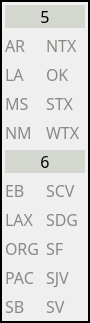
         <widget class="QFrame" name="frame_9">
          <property name="sizePolicy">
           <sizepolicy hsizetype="MinimumExpanding" vsizetype="Preferred">
            <horstretch>0</horstretch>
            <verstretch>0</verstretch>
           </sizepolicy>
          </property>
          <property name="minimumSize">
           <size>
            <width>90</width>
            <height>0</height>
           </size>
          </property>
          <property name="maximumSize">
           <size>
            <width>81</width>
            <height>16777215</height>
           </size>
          </property>
          <property name="font">
           <font>
            <family>Monospace</family>
            <pointsize>12</pointsize>
           </font>
          </property>
          <property name="frameShape">
           <enum>QFrame::WinPanel</enum>
          </property>
          <property name="frameShadow">
           <enum>QFrame::Plain</enum>
          </property>
          <layout class="QFormLayout" name="formLayout_2">
           <property name="leftMargin">
            <number>3</number>
           </property>
           <property name="topMargin">
            <number>3</number>
           </property>
           <property name="rightMargin">
            <number>3</number>
           </property>
           <property name="bottomMargin">
            <number>3</number>
           </property>
           <item row="0" column="0" colspan="2">
            <widget class="QLabel" name="label_20">
             <property name="font">
              <font>
               <family>JetBrains Mono</family>
               <pointsize>12</pointsize>
               <bold>false</bold>
              </font>
             </property>
             <property name="styleSheet">
              <string notr="true">background-color: rgb(211, 215, 207);
color: rgb(0, 0, 0);</string>
             </property>
             <property name="text">
              <string>5</string>
             </property>
             <property name="alignment">
              <set>Qt::AlignCenter</set>
             </property>
            </widget>
           </item>
           <item row="1" column="0">
            <widget class="QLabel" name="Section_AR">
             <property name="font">
              <font>
               <family>JetBrains Mono</family>
               <pointsize>12</pointsize>
               <bold>false</bold>
              </font>
             </property>
             <property name="styleSheet">
              <string notr="true">color: rgb(136, 138, 133);</string>
             </property>
             <property name="text">
              <string>AR</string>
             </property>
            </widget>
           </item>
           <item row="1" column="1">
            <widget class="QLabel" name="Section_NTX">
             <property name="font">
              <font>
               <family>JetBrains Mono</family>
               <pointsize>12</pointsize>
               <bold>false</bold>
              </font>
             </property>
             <property name="styleSheet">
              <string notr="true">color: rgb(136, 138, 133);</string>
             </property>
             <property name="text">
              <string>NTX</string>
             </property>
            </widget>
           </item>
           <item row="2" column="0">
            <widget class="QLabel" name="Section_LA">
             <property name="font">
              <font>
               <family>JetBrains Mono</family>
               <pointsize>12</pointsize>
               <bold>false</bold>
              </font>
             </property>
             <property name="styleSheet">
              <string notr="true">color: rgb(136, 138, 133);</string>
             </property>
             <property name="text">
              <string>LA</string>
             </property>
            </widget>
           </item>
           <item row="2" column="1">
            <widget class="QLabel" name="Section_OK">
             <property name="font">
              <font>
               <family>JetBrains Mono</family>
               <pointsize>12</pointsize>
               <bold>false</bold>
              </font>
             </property>
             <property name="styleSheet">
              <string notr="true">color: rgb(136, 138, 133);</string>
             </property>
             <property name="text">
              <string>OK</string>
             </property>
            </widget>
           </item>
           <item row="3" column="0">
            <widget class="QLabel" name="Section_MS">
             <property name="font">
              <font>
               <family>JetBrains Mono</family>
               <pointsize>12</pointsize>
               <bold>false</bold>
              </font>
             </property>
             <property name="styleSheet">
              <string notr="true">color: rgb(136, 138, 133);</string>
             </property>
             <property name="text">
              <string>MS</string>
             </property>
            </widget>
           </item>
           <item row="3" column="1">
            <widget class="QLabel" name="Section_STX">
             <property name="font">
              <font>
               <family>JetBrains Mono</family>
               <pointsize>12</pointsize>
               <bold>false</bold>
              </font>
             </property>
             <property name="styleSheet">
              <string notr="true">color: rgb(136, 138, 133);</string>
             </property>
             <property name="text">
              <string>STX</string>
             </property>
            </widget>
           </item>
           <item row="4" column="0">
            <widget class="QLabel" name="Section_NM">
             <property name="font">
              <font>
               <family>JetBrains Mono</family>
               <pointsize>12</pointsize>
               <bold>false</bold>
              </font>
             </property>
             <property name="styleSheet">
              <string notr="true">color: rgb(136, 138, 133);</string>
             </property>
             <property name="text">
              <string>NM</string>
             </property>
            </widget>
           </item>
           <item row="4" column="1">
            <widget class="QLabel" name="Section_WTX">
             <property name="font">
              <font>
               <family>JetBrains Mono</family>
               <pointsize>12</pointsize>
               <bold>false</bold>
              </font>
             </property>
             <property name="styleSheet">
              <string notr="true">color: rgb(136, 138, 133);</string>
             </property>
             <property name="text">
              <string>WTX</string>
             </property>
            </widget>
           </item>
           <item row="5" column="0" colspan="2">
            <widget class="QLabel" name="label_21">
             <property name="font">
              <font>
               <family>JetBrains Mono</family>
               <pointsize>12</pointsize>
               <bold>false</bold>
              </font>
             </property>
             <property name="styleSheet">
              <string notr="true">background-color: rgb(211, 215, 207);
color: rgb(0, 0, 0);</string>
             </property>
             <property name="text">
              <string>6</string>
             </property>
             <property name="alignment">
              <set>Qt::AlignCenter</set>
             </property>
            </widget>
           </item>
           <item row="6" column="0">
            <widget class="QLabel" name="Section_EB">
             <property name="font">
              <font>
               <family>JetBrains Mono</family>
               <pointsize>12</pointsize>
               <bold>false</bold>
              </font>
             </property>
             <property name="styleSheet">
              <string notr="true">color: rgb(136, 138, 133);</string>
             </property>
             <property name="text">
              <string>EB</string>
             </property>
            </widget>
           </item>
           <item row="6" column="1">
            <widget class="QLabel" name="Section_SCV">
             <property name="font">
              <font>
               <family>JetBrains Mono</family>
               <pointsize>12</pointsize>
               <bold>false</bold>
              </font>
             </property>
             <property name="styleSheet">
              <string notr="true">color: rgb(136, 138, 133);</string>
             </property>
             <property name="text">
              <string>SCV</string>
             </property>
            </widget>
           </item>
           <item row="7" column="0">
            <widget class="QLabel" name="Section_LAX">
             <property name="font">
              <font>
               <family>JetBrains Mono</family>
               <pointsize>12</pointsize>
               <bold>false</bold>
              </font>
             </property>
             <property name="styleSheet">
              <string notr="true">color: rgb(136, 138, 133);</string>
             </property>
             <property name="text">
              <string>LAX</string>
             </property>
            </widget>
           </item>
           <item row="7" column="1">
            <widget class="QLabel" name="Section_SDG">
             <property name="font">
              <font>
               <family>JetBrains Mono</family>
               <pointsize>12</pointsize>
               <bold>false</bold>
              </font>
             </property>
             <property name="styleSheet">
              <string notr="true">color: rgb(136, 138, 133);</string>
             </property>
             <property name="text">
              <string>SDG</string>
             </property>
             <property name="textFormat">
              <enum>Qt::PlainText</enum>
             </property>
             <property name="indent">
              <number>0</number>
             </property>
            </widget>
           </item>
           <item row="8" column="0">
            <widget class="QLabel" name="Section_ORG">
             <property name="font">
              <font>
               <family>JetBrains Mono</family>
               <pointsize>12</pointsize>
               <bold>false</bold>
              </font>
             </property>
             <property name="styleSheet">
              <string notr="true">color: rgb(136, 138, 133);</string>
             </property>
             <property name="text">
              <string>ORG</string>
             </property>
            </widget>
           </item>
           <item row="8" column="1">
            <widget class="QLabel" name="Section_SF">
             <property name="font">
              <font>
               <family>JetBrains Mono</family>
               <pointsize>12</pointsize>
               <bold>false</bold>
              </font>
             </property>
             <property name="styleSheet">
              <string notr="true">color: rgb(136, 138, 133);</string>
             </property>
             <property name="text">
              <string>SF</string>
             </property>
            </widget>
           </item>
           <item row="9" column="0">
            <widget class="QLabel" name="Section_PAC">
             <property name="font">
              <font>
               <family>JetBrains Mono</family>
               <pointsize>12</pointsize>
               <bold>false</bold>
              </font>
             </property>
             <property name="styleSheet">
              <string notr="true">color: rgb(136, 138, 133);</string>
             </property>
             <property name="text">
              <string>PAC</string>
             </property>
            </widget>
           </item>
           <item row="9" column="1">
            <widget class="QLabel" name="Section_SJV">
             <property name="font">
              <font>
               <family>JetBrains Mono</family>
               <pointsize>12</pointsize>
               <bold>false</bold>
              </font>
             </property>
             <property name="styleSheet">
              <string notr="true">color: rgb(136, 138, 133);</string>
             </property>
             <property name="text">
              <string>SJV</string>
             </property>
            </widget>
           </item>
           <item row="10" column="0">
            <widget class="QLabel" name="Section_SB">
             <property name="font">
              <font>
               <family>JetBrains Mono</family>
               <pointsize>12</pointsize>
               <bold>false</bold>
              </font>
             </property>
             <property name="styleSheet">
              <string notr="true">color: rgb(136, 138, 133);</string>
             </property>
             <property name="text">
              <string>SB</string>
             </property>
            </widget>
           </item>
           <item row="10" column="1">
            <widget class="QLabel" name="Section_SV">
             <property name="font">
              <font>
               <family>JetBrains Mono</family>
               <pointsize>12</pointsize>
               <bold>false</bold>
              </font>
             </property>
             <property name="styleSheet">
              <string notr="true">color: rgb(136, 138, 133);</string>
             </property>
             <property name="text">
              <string>SV</string>
             </property>
            </widget>
           </item>
          </layout>
         </widget>
